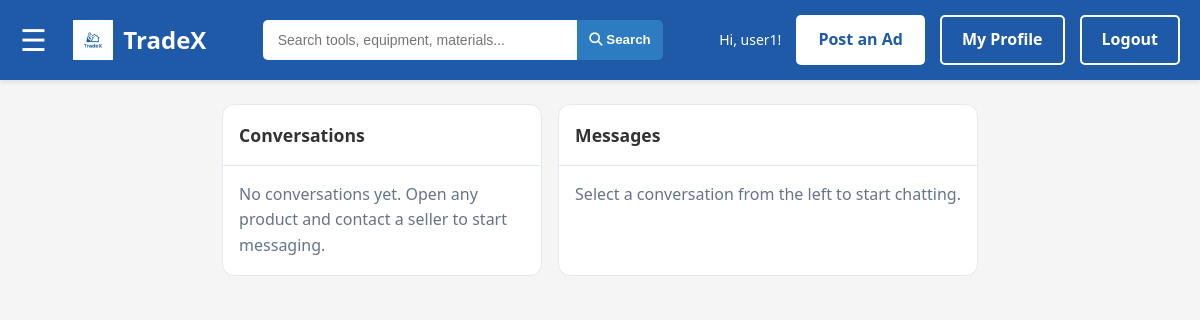
The page /messages/?recipient=14&listing=18 (signed in) on the database as committed earlier.
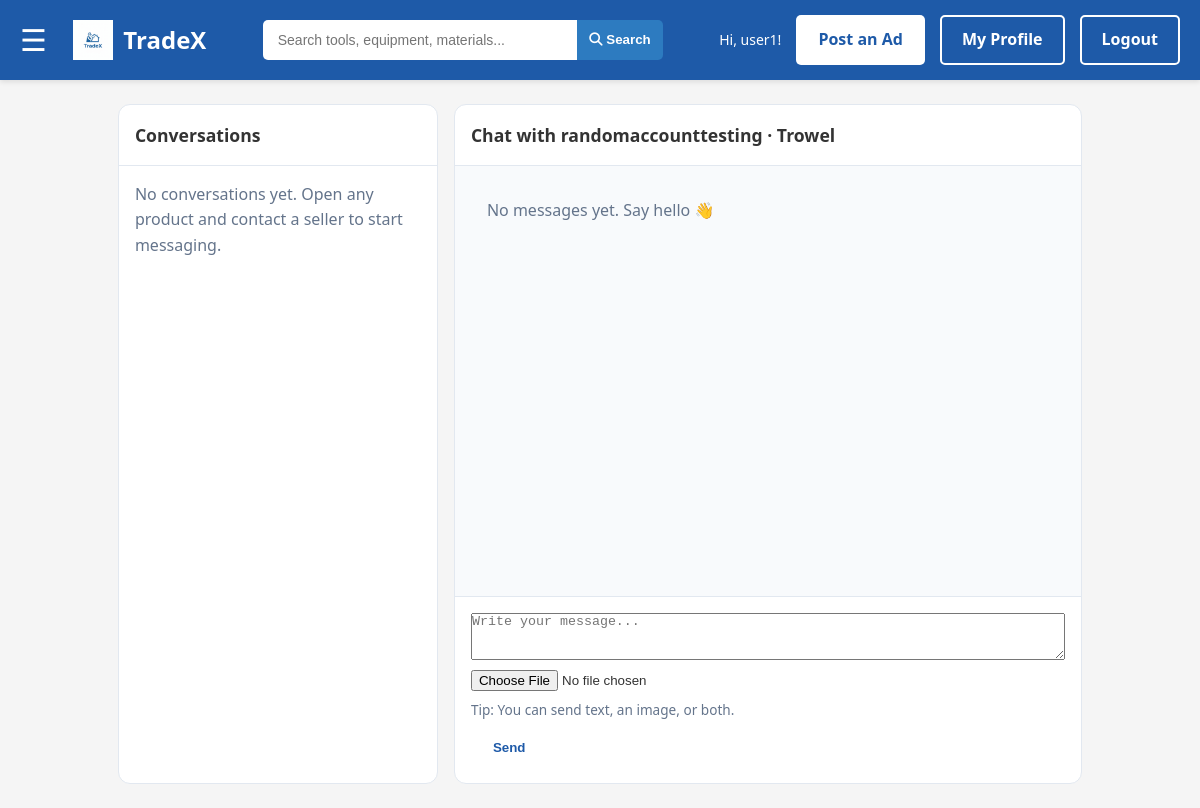
The same page on the database as committed later.
### myapp/models.py (models this page shows, shortened)
class User(models.Model):
    username = models.CharField(max_length=50, unique=True)
    email = models.EmailField(unique=True)
    password_hash = models.CharField(max_length=255)
    profile_photo = models.ImageField(upload_to="profiles/", null=True, blank=True)
    credits_balance = models.IntegerField(default=0)
    created_at = models.DateTimeField(auto_now_add=True)

class Listing(models.Model):
    title = models.CharField(max_length=50)
    description = models.CharField(max_length=200)
    price = models.DecimalField(max_digits=20, decimal_places=2)
    createdDate = models.DateTimeField(auto_now_add=True)
    user = models.ForeignKey(User, on_delete=models.CASCADE)
    creditAccount = models.ForeignKey(CreditAccount, on_delete=models.CASCADE)
    location = models.ForeignKey(Location, on_delete=models.CASCADE)
    category = models.ForeignKey('Category', on_delete=models.CASCADE)
    condition = models.CharField(max_length=10, choices=MaterialCondition.choices)
    status = models.CharField(max_length=10, choices=ListingStatus.choices)
    credit_awarded_on_sale = models.BooleanField(default=False)

### myapp/views.py (the view)
# urls.py: path("messages/", views.messages, name="messages"),
def messages(request):
    profile_user = _get_profile_user(request)
    if not profile_user:
        return redirect("login")
    selected_partner = None
    selected_listing = None
    chat_messages = DirectMessage.objects.none()
    recipient_id = request.GET.get("recipient")
    listing_id = request.GET.get("listing")
    if recipient_id:
        selected_partner = User.objects.filter(id=recipient_id).first()
        if selected_partner and selected_partner.id == profile_user.id:
            selected_partner = None
    if listing_id and listing_id.isdigit():
        selected_listing = Listing.objects.filter(id=listing_id).first()
    if request.method == "POST" and selected_partner:
        form = DirectMessageForm(request.POST, request.FILES)
        if form.is_valid():
            new_message = form.save(commit=False)
            new_message.sender = profile_user
            new_message.recipient = selected_partner
            new_message.listing = selected_listing
            new_message.save()
            return redirect(f"{request.path}?recipient={selected_partner.id}&listing={selected_listing.id if selected_listing else ''}")
    else:
        form = DirectMessageForm()
    if selected_partner:
        filters = Q(sender=profile_user, recipient=selected_partner) | Q(sender=selected_partner, recipient=profile_user)
        if selected_listing:
            filters &= Q(listing=selected_listing)
        chat_messages = DirectMessage.objects.filter(filters).select_related("sender", "recipient").order_by("sent_at")
        chat_messages.filter(recipient=profile_user, read_status=False).update(read_status=True)
    context = {
        **get_nav_context(request),
        "threads": _build_message_threads(profile_user),
        "selected_partner": selected_partner,
        "selected_listing": selected_listing,
        "selected_partner_id": selected_partner.id if selected_partner else None,
        "selected_listing_id": selected_listing.id if selected_listing else None,
        "chat_messages": chat_messages,
        "message_form": form,
    }
    return render(request, "sidebar/messages.html", context)

### myapp/forms.py (shortened to what this page needs)
class DirectMessageForm(forms.ModelForm):
    class Meta:
        model = DirectMessage
        fields = ["content", "image"]
        widgets = {
            "content": forms.Textarea(attrs={"rows": 3, "placeholder": "Write your message..."}),
             }

### myapp/views.py (called while the page is built)
def _get_profile_user(request):
    user_id = request.session.get("user_id")
    profile_user = None
    if user_id:
        profile_user = User.objects.filter(id=user_id).first()
    if not profile_user and request.user.is_authenticated:
        profile_user = User.objects.filter(username=request.user.username).first()
        if profile_user:
            request.session["user_id"] = profile_user.id
    return profile_user

def get_nav_context(request):
    user_id = request.session.get("user_id")
    user = None
    if user_id:
        try:
            user = User.objects.get(id=user_id)
        except User.DoesNotExist:
            pass
    return {"user_id": user_id, "user": user}

### myapp/templates/sidebar/messages.html (shortened to what the changed rows need)
{% load static %}
<!DOCTYPE html>
<html lang="en">
<head>
    <link rel="stylesheet" href="{% static 'home/home.css' %}">
    <link rel="stylesheet" href="{% static 'styles/styles.css' %}">
    <link rel="stylesheet" href="https://cdnjs.cloudflare.com/ajax/libs/font-awesome/6.4.0/css/all.min.css">
</head>
<body>
            <main class="messages-layout">
        <section class="panel">
            <h2>Conversations</h2>
        </section>
                    <section class="panel">
            {% if selected_partner %}
                <h2>Chat with {{ selected_partner.username }}{% if selected_listing %} · {{ selected_listing.title }}{% endif %}</h2>
                <div class="chat-stream">
                    {% for message in chat_messages %}
                        <article class="bubble {% if message.sender_id == user_id %}me{% else %}them{% endif %}">
                            <div>{% if message.content %}{{ message.content }}{% endif %}</div>
                            {% if message.image %}<img src="{{ message.image.url }}" alt="Shared message image">{% endif %}
                            <small>{{ message.sent_at|date:"M d, Y H:i" }}</small>
                        </article>
                    {% empty %}
                        <p class="empty-state">No messages yet. Say hello 👋</p>
                    {% endfor %}
                </div>
    <form method="POST" enctype="multipart/form-data" class="chat-form">
                    {{ message_form.content }}
                    {{ message_form.image }}
                    <div class="field-help">Tip: You can send text, an image, or both.</div>
                    <button type="submit" class="btn btn-primary" style="margin-top:0.5rem;">Send</button>
                </form>
            {% else %}
                <h2>Messages</h2>
                <p class="empty-state">Select a conversation from the left to start chatting.</p>
            {% endif %}
        </section>
    </main>
</body>
</html>

Rows that differ between the two databases and show on the page:
added User: username "randomaccounttesting"
added Listing: title "Trowel"
Other text that changed with them:
text no longer shown: "Messages Select a conversation from the left to start chatting."
text now shown: "Chat with · No messages yet. Say hello 👋 Tip: You can send text, an image, or both. Send"
